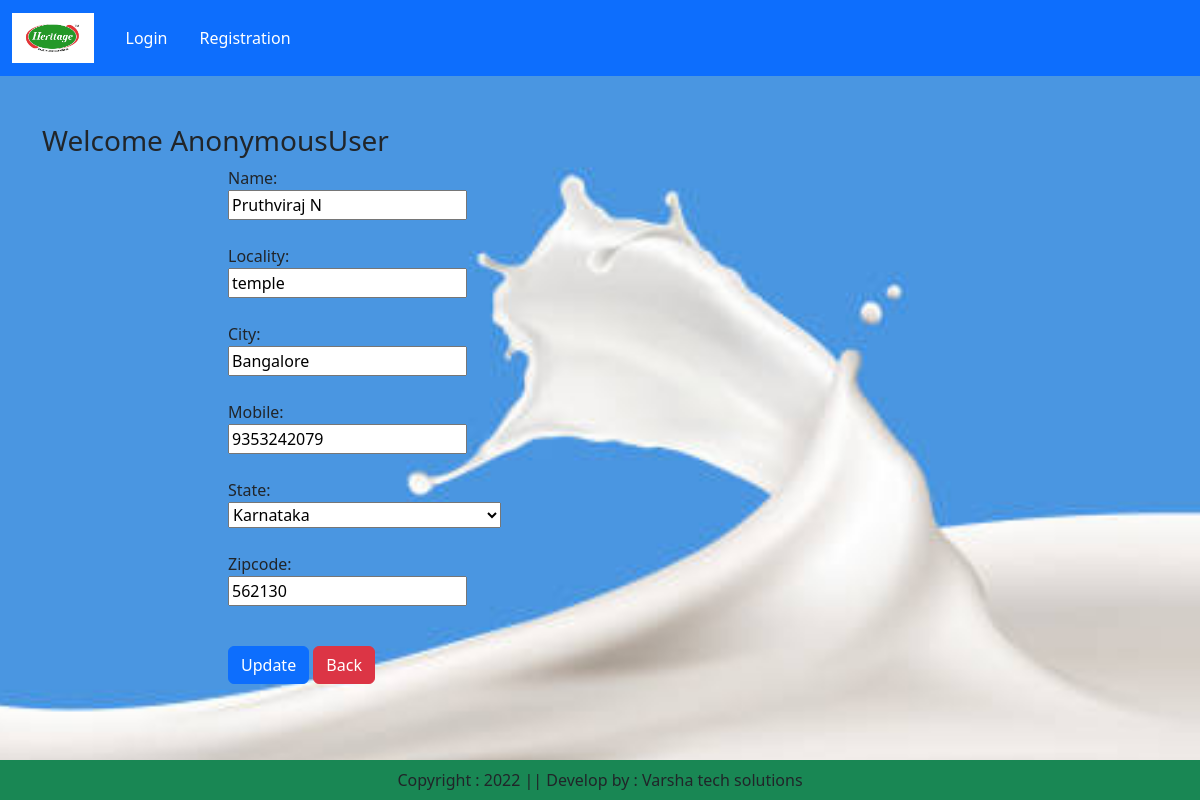
The app's page /updateAddress/40 with its own data.
### app/models.py (models this page shows, shortened)
class Customer(models.Model):
    user = models.ForeignKey(User,on_delete=models.CASCADE)
    name = models.CharField(max_length=200)
    locality=models. CharField(max_length=200)
    city = models.CharField(max_length=50)
    mobile =models. IntegerField (default=0)
    zipcode = models. IntegerField()
    state = models.CharField(choices=STATE_CHOICES,max_length=100)

### app/views.py (the view, shortened to what this page needs)
# urls.py: path('updateAddress/<int:pk>', views.updateAddress.as_view(),name="updateAddress"),
class updateAddress(View):
    def get(self,request,pk):
        add = Customer.objects.get(pk=pk)
        form = CustomerProfileForm(instance=add)
        return render(request, 'app/updateAddress.html',locals())

### app/forms.py
class CustomerProfileForm(forms.ModelForm):
     class Meta:
        model = Customer
        fields=['name','locality','city','mobile','state','zipcode']
        Widgets={
            'name':forms.TextInput(attrs={'autofocus': 'True','class':'form-control'}),
            'locality':forms.TextInput(attrs={'class':'form-control'}),
            'city':forms.TextInput(attrs={'class':'form-control'}),
            'mibile':forms.NumberInput(attrs={'class':'form-control'}),
            'state':forms.Select(attrs={'class':'form-control'}),
            'zipcode':forms.NumberInput(attrs={"class": "form-control"}),
        }

### app/templates/app/updateAddress.html (shortened to what this page needs)
{% extends 'app/base.html' %}
{% load static %}
{% block main-content %}
<div class="container my-5">
    <div clas="row">
        <h3>Welcome <span class="text-capitalize">{{request.user}}</span></h3>
    </div>
    <div class="col-sm-2 offset-sm-2">
        <form action="" method="">
            {% for fm in form %}
                {{fm.label_tag}} {{fm}} <small class="text-danger">{{fm.errors|striptags}}</small><br>
            {% endfor %}
            <div class="col-12 mt-3">
                <button type="submit" class="btn btn-primary">Update</button>
                <a href="{% url 'address' %}" type="button" class='btn btn-danger'>Back</a>
            </div>
        </form>
    </div>
</div>
{% endblock main-content %}

### records on screen
Customer: form "Pruthviraj N" "temple" "Bangalore" "9353242079" "Karnataka" "562130"

### other values on screen
{{ request.user }} "AnonymousUser"
{{ fm.label_tag }} "Name:" "Locality:" "City:" "Mobile:" "State:" "Zipcode:"
